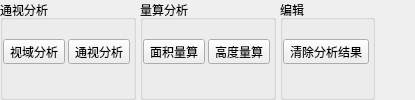
        <widget class="QWidget" name="analysispage">
         <attribute name="title">
          <string>量算与分析</string>
         </attribute>
         <layout class="QHBoxLayout" name="horizontalLayout_9">
          <property name="spacing">
           <number>4</number>
          </property>
          <property name="leftMargin">
           <number>0</number>
          </property>
          <property name="topMargin">
           <number>0</number>
          </property>
          <property name="rightMargin">
           <number>0</number>
          </property>
          <property name="bottomMargin">
           <number>0</number>
          </property>
          <item>
           <widget class="QGroupBox" name="groupBox_7">
            <property name="mouseTracking">
             <bool>true</bool>
            </property>
            <property name="title">
             <string>通视分析</string>
            </property>
            <layout class="QHBoxLayout" name="horizontalLayout_10">
             <property name="spacing">
              <number>3</number>
             </property>
             <property name="leftMargin">
              <number>0</number>
             </property>
             <property name="topMargin">
              <number>0</number>
             </property>
             <property name="rightMargin">
              <number>3</number>
             </property>
             <property name="bottomMargin">
              <number>13</number>
             </property>
             <item>
              <widget class="QToolButton" name="observerPointsInRangeAnalysisToolButton">
               <property name="text">
                <string>视域分析</string>
               </property>
               <property name="icon">
                <iconset>
                 <normalon>:/QMainWindow/Resources/icon/SingleVisibility.png</normalon>
                </iconset>
               </property>
               <property name="iconSize">
                <size>
                 <width>32</width>
                 <height>32</height>
                </size>
               </property>
               <property name="toolButtonStyle">
                <enum>Qt::ToolButtonTextUnderIcon</enum>
               </property>
              </widget>
             </item>
             <item>
              <widget class="QToolButton" name="lineOfSightAnalysisToolButton">
               <property name="text">
                <string>通视分析</string>
               </property>
               <property name="icon">
                <iconset>
                 <normalon>:/QMainWindow/Resources/icon/TwoPass.png</normalon>
                </iconset>
               </property>
               <property name="iconSize">
                <size>
                 <width>32</width>
                 <height>32</height>
                </size>
               </property>
               <property name="toolButtonStyle">
                <enum>Qt::ToolButtonTextUnderIcon</enum>
               </property>
              </widget>
             </item>
            </layout>
           </widget>
          </item>
          <item>
           <widget class="QGroupBox" name="groupBox_15">
            <property name="title">
             <string>量算分析</string>
            </property>
            <layout class="QHBoxLayout" name="horizontalLayout_19">
             <property name="spacing">
              <number>3</number>
             </property>
             <property name="leftMargin">
              <number>0</number>
             </property>
             <property name="topMargin">
              <number>0</number>
             </property>
             <property name="rightMargin">
              <number>3</number>
             </property>
             <property name="bottomMargin">
              <number>13</number>
             </property>
             <item>
              <widget class="QToolButton" name="areaAnalysisToolButton">
               <property name="text">
                <string>面积量算</string>
               </property>
               <property name="icon">
                <iconset>
                 <normalon>:/QMainWindow/Resources/icon/areameasure.png</normalon>
                </iconset>
               </property>
               <property name="iconSize">
                <size>
                 <width>32</width>
                 <height>32</height>
                </size>
               </property>
               <property name="toolButtonStyle">
                <enum>Qt::ToolButtonTextUnderIcon</enum>
               </property>
              </widget>
             </item>
             <item>
              <widget class="QToolButton" name="heightAnalysisToolButton">
               <property name="text">
                <string>高度量算</string>
               </property>
               <property name="icon">
                <iconset>
                 <normalon>:/QMainWindow/Resources/icon/MeasuresVolume.png</normalon>
                </iconset>
               </property>
               <property name="iconSize">
                <size>
                 <width>32</width>
                 <height>32</height>
                </size>
               </property>
               <property name="toolButtonStyle">
                <enum>Qt::ToolButtonTextUnderIcon</enum>
               </property>
              </widget>
             </item>
            </layout>
           </widget>
          </item>
          <item>
           <widget class="QGroupBox" name="groupBox_8">
            <property name="title">
             <string>编辑</string>
            </property>
            <layout class="QHBoxLayout" name="horizontalLayout_11">
             <property name="spacing">
              <number>3</number>
             </property>
             <property name="leftMargin">
              <number>0</number>
             </property>
             <property name="topMargin">
              <number>0</number>
             </property>
             <property name="rightMargin">
              <number>3</number>
             </property>
             <property name="bottomMargin">
              <number>13</number>
             </property>
             <item>
              <widget class="QToolButton" name="clearAnalysisToolButton">
               <property name="text">
                <string>清除分析结果</string>
               </property>
               <property name="icon">
                <iconset>
                 <normalon>:/QMainWindow/Resources/icon/Clear.png</normalon>
                </iconset>
               </property>
               <property name="iconSize">
                <size>
                 <width>32</width>
                 <height>32</height>
                </size>
               </property>
               <property name="toolButtonStyle">
                <enum>Qt::ToolButtonTextUnderIcon</enum>
               </property>
              </widget>
             </item>
            </layout>
           </widget>
          </item>
          <item>
           <spacer name="horizontalSpacer_4">
            <property name="orientation">
             <enum>Qt::Horizontal</enum>
            </property>
            <property name="sizeHint" stdset="0">
             <size>
              <width>40</width>
              <height>20</height>
             </size>
            </property>
           </spacer>
          </item>
         </layout>
        </widget>
